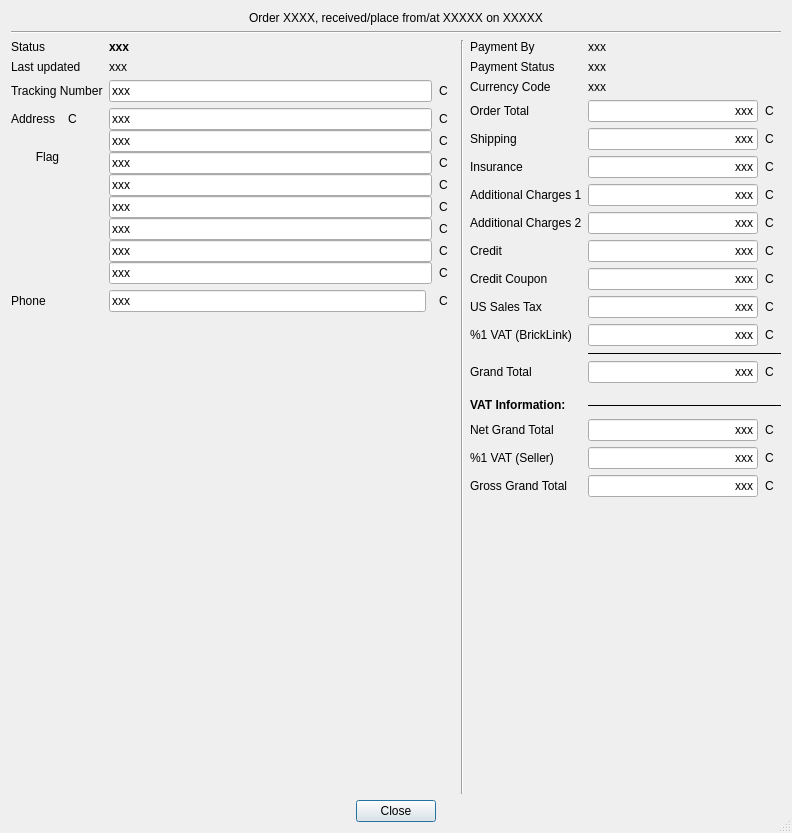
<?xml version="1.0" encoding="UTF-8"?>
<ui version="4.0">
 <class>OrderInformationDialog</class>
 <widget class="QDialog" name="OrderInformationDialog">
  <property name="geometry">
   <rect>
    <x>0</x>
    <y>0</y>
    <width>792</width>
    <height>833</height>
   </rect>
  </property>
  <property name="sizePolicy">
   <sizepolicy hsizetype="Preferred" vsizetype="Preferred">
    <horstretch>0</horstretch>
    <verstretch>0</verstretch>
   </sizepolicy>
  </property>
  <property name="windowTitle">
   <string>Order information</string>
  </property>
  <property name="sizeGripEnabled">
   <bool>true</bool>
  </property>
  <layout class="QVBoxLayout" name="verticalLayout_2">
   <item>
    <widget class="QLabel" name="w_info">
     <property name="sizePolicy">
      <sizepolicy hsizetype="Preferred" vsizetype="Fixed">
       <horstretch>0</horstretch>
       <verstretch>0</verstretch>
      </sizepolicy>
     </property>
     <property name="text">
      <string notr="true">Order XXXX, received/place from/at XXXXX on XXXXX</string>
     </property>
     <property name="textFormat">
      <enum>Qt::RichText</enum>
     </property>
     <property name="alignment">
      <set>Qt::AlignCenter</set>
     </property>
     <property name="textInteractionFlags">
      <set>Qt::LinksAccessibleByMouse|Qt::TextSelectableByMouse</set>
     </property>
    </widget>
   </item>
   <item>
    <widget class="Line" name="line">
     <property name="orientation">
      <enum>Qt::Horizontal</enum>
     </property>
    </widget>
   </item>
   <item>
    <layout class="QHBoxLayout" name="horizontalLayout_3">
     <item>
      <widget class="QWidget" name="widget" native="true">
       <property name="sizePolicy">
        <sizepolicy hsizetype="Preferred" vsizetype="Preferred">
         <horstretch>10</horstretch>
         <verstretch>0</verstretch>
        </sizepolicy>
       </property>
       <layout class="QFormLayout" name="formLayout">
        <property name="sizeConstraint">
         <enum>QLayout::SetNoConstraint</enum>
        </property>
        <property name="leftMargin">
         <number>0</number>
        </property>
        <property name="topMargin">
         <number>0</number>
        </property>
        <property name="rightMargin">
         <number>0</number>
        </property>
        <property name="bottomMargin">
         <number>0</number>
        </property>
        <item row="0" column="0">
         <widget class="QLabel" name="label_15">
          <property name="text">
           <string>Status</string>
          </property>
         </widget>
        </item>
        <item row="0" column="1">
         <widget class="QLabel" name="w_status">
          <property name="font">
           <font>
            <bold>true</bold>
           </font>
          </property>
          <property name="text">
           <string notr="true">xxx</string>
          </property>
          <property name="textInteractionFlags">
           <set>Qt::LinksAccessibleByMouse|Qt::TextSelectableByMouse</set>
          </property>
         </widget>
        </item>
        <item row="1" column="0">
         <widget class="QLabel" name="label_2">
          <property name="text">
           <string>Last updated</string>
          </property>
         </widget>
        </item>
        <item row="1" column="1">
         <widget class="QLabel" name="w_lastUpdated">
          <property name="text">
           <string notr="true">xxx</string>
          </property>
          <property name="textInteractionFlags">
           <set>Qt::LinksAccessibleByMouse|Qt::TextSelectableByMouse</set>
          </property>
         </widget>
        </item>
        <item row="2" column="0">
         <widget class="QLabel" name="label_16">
          <property name="text">
           <string>Tracking Number</string>
          </property>
         </widget>
        </item>
        <item row="2" column="1">
         <layout class="QHBoxLayout" name="horizontalLayout">
          <property name="spacing">
           <number>0</number>
          </property>
          <item>
           <widget class="QLineEdit" name="w_tracking">
            <property name="text">
             <string notr="true">xxx</string>
            </property>
            <property name="readOnly">
             <bool>true</bool>
            </property>
           </widget>
          </item>
          <item>
           <widget class="QToolButton" name="w_trackingCopy">
            <property name="text">
             <string notr="true">C</string>
            </property>
            <property name="icon">
             <iconset theme="edit-copy">
              <normaloff>.</normaloff>.</iconset>
            </property>
            <property name="autoRaise">
             <bool>true</bool>
            </property>
           </widget>
          </item>
         </layout>
        </item>
        <item row="3" column="0">
         <layout class="QGridLayout" name="w_addressLayout">
          <property name="sizeConstraint">
           <enum>QLayout::SetNoConstraint</enum>
          </property>
          <item row="0" column="1">
           <widget class="QToolButton" name="w_addressCopy">
            <property name="text">
             <string notr="true">C</string>
            </property>
            <property name="icon">
             <iconset theme="edit-copy">
              <normaloff>.</normaloff>.</iconset>
            </property>
            <property name="autoRaise">
             <bool>true</bool>
            </property>
           </widget>
          </item>
          <item row="0" column="0">
           <widget class="QLabel" name="label_17">
            <property name="text">
             <string>Address</string>
            </property>
           </widget>
          </item>
          <item row="1" column="0" colspan="2">
           <widget class="QLabel" name="w_countryFlag">
            <property name="text">
             <string notr="true">Flag</string>
            </property>
            <property name="scaledContents">
             <bool>false</bool>
            </property>
            <property name="alignment">
             <set>Qt::AlignCenter</set>
            </property>
           </widget>
          </item>
         </layout>
        </item>
        <item row="3" column="1">
         <layout class="QVBoxLayout" name="verticalLayout">
          <property name="spacing">
           <number>0</number>
          </property>
          <item>
           <layout class="QHBoxLayout" name="horizontalLayout_30">
            <item>
             <widget class="QLineEdit" name="w_address1">
              <property name="text">
               <string notr="true">xxx</string>
              </property>
              <property name="readOnly">
               <bool>true</bool>
              </property>
             </widget>
            </item>
            <item>
             <widget class="QToolButton" name="w_address1Copy">
              <property name="text">
               <string notr="true">C</string>
              </property>
              <property name="icon">
               <iconset theme="edit-copy">
                <normaloff>.</normaloff>.</iconset>
              </property>
              <property name="autoRaise">
               <bool>true</bool>
              </property>
             </widget>
            </item>
           </layout>
          </item>
          <item>
           <layout class="QHBoxLayout" name="horizontalLayout_31">
            <item>
             <widget class="QLineEdit" name="w_address2">
              <property name="text">
               <string notr="true">xxx</string>
              </property>
              <property name="readOnly">
               <bool>true</bool>
              </property>
             </widget>
            </item>
            <item>
             <widget class="QToolButton" name="w_address2Copy">
              <property name="text">
               <string notr="true">C</string>
              </property>
              <property name="icon">
               <iconset theme="edit-copy">
                <normaloff>.</normaloff>.</iconset>
              </property>
              <property name="autoRaise">
               <bool>true</bool>
              </property>
             </widget>
            </item>
           </layout>
          </item>
          <item>
           <layout class="QHBoxLayout" name="horizontalLayout_32">
            <item>
             <widget class="QLineEdit" name="w_address3">
              <property name="text">
               <string notr="true">xxx</string>
              </property>
              <property name="readOnly">
               <bool>true</bool>
              </property>
             </widget>
            </item>
            <item>
             <widget class="QToolButton" name="w_address3Copy">
              <property name="text">
               <string notr="true">C</string>
              </property>
              <property name="icon">
               <iconset theme="edit-copy">
                <normaloff>.</normaloff>.</iconset>
              </property>
              <property name="autoRaise">
               <bool>true</bool>
              </property>
             </widget>
            </item>
           </layout>
          </item>
          <item>
           <layout class="QHBoxLayout" name="horizontalLayout_33">
            <item>
             <widget class="QLineEdit" name="w_address4">
              <property name="text">
               <string notr="true">xxx</string>
              </property>
             </widget>
            </item>
            <item>
             <widget class="QToolButton" name="w_address4Copy">
              <property name="text">
               <string notr="true">C</string>
              </property>
              <property name="icon">
               <iconset theme="edit-copy">
                <normaloff>.</normaloff>.</iconset>
              </property>
              <property name="autoRaise">
               <bool>true</bool>
              </property>
             </widget>
            </item>
           </layout>
          </item>
          <item>
           <layout class="QHBoxLayout" name="horizontalLayout_34">
            <item>
             <widget class="QLineEdit" name="w_address5">
              <property name="text">
               <string notr="true">xxx</string>
              </property>
              <property name="readOnly">
               <bool>true</bool>
              </property>
             </widget>
            </item>
            <item>
             <widget class="QToolButton" name="w_address5Copy">
              <property name="text">
               <string notr="true">C</string>
              </property>
              <property name="icon">
               <iconset theme="edit-copy">
                <normaloff>.</normaloff>.</iconset>
              </property>
              <property name="autoRaise">
               <bool>true</bool>
              </property>
             </widget>
            </item>
           </layout>
          </item>
          <item>
           <layout class="QHBoxLayout" name="horizontalLayout_35">
            <item>
             <widget class="QLineEdit" name="w_address6">
              <property name="text">
               <string notr="true">xxx</string>
              </property>
              <property name="readOnly">
               <bool>true</bool>
              </property>
             </widget>
            </item>
            <item>
             <widget class="QToolButton" name="w_address6Copy">
              <property name="text">
               <string notr="true">C</string>
              </property>
              <property name="icon">
               <iconset theme="edit-copy">
                <normaloff>.</normaloff>.</iconset>
              </property>
              <property name="autoRaise">
               <bool>true</bool>
              </property>
             </widget>
            </item>
           </layout>
          </item>
          <item>
           <layout class="QHBoxLayout" name="horizontalLayout_36">
            <item>
             <widget class="QLineEdit" name="w_address7">
              <property name="text">
               <string notr="true">xxx</string>
              </property>
              <property name="readOnly">
               <bool>true</bool>
              </property>
             </widget>
            </item>
            <item>
             <widget class="QToolButton" name="w_address7Copy">
              <property name="text">
               <string notr="true">C</string>
              </property>
              <property name="icon">
               <iconset theme="edit-copy">
                <normaloff>.</normaloff>.</iconset>
              </property>
              <property name="autoRaise">
               <bool>true</bool>
              </property>
             </widget>
            </item>
           </layout>
          </item>
          <item>
           <layout class="QHBoxLayout" name="horizontalLayout_37">
            <item>
             <widget class="QLineEdit" name="w_address8">
              <property name="text">
               <string notr="true">xxx</string>
              </property>
              <property name="readOnly">
               <bool>true</bool>
              </property>
             </widget>
            </item>
            <item>
             <widget class="QToolButton" name="w_address8Copy">
              <property name="text">
               <string notr="true">C</string>
              </property>
              <property name="icon">
               <iconset theme="edit-copy">
                <normaloff>.</normaloff>.</iconset>
              </property>
              <property name="autoRaise">
               <bool>true</bool>
              </property>
             </widget>
            </item>
           </layout>
          </item>
         </layout>
        </item>
        <item row="4" column="0">
         <widget class="QLabel" name="w_phoneLabel">
          <property name="text">
           <string>Phone</string>
          </property>
         </widget>
        </item>
        <item row="4" column="1">
         <layout class="QHBoxLayout" name="horizontalLayout_4">
          <item>
           <widget class="QLineEdit" name="w_phone">
            <property name="text">
             <string notr="true">xxx</string>
            </property>
            <property name="readOnly">
             <bool>true</bool>
            </property>
           </widget>
          </item>
          <item>
           <widget class="QToolButton" name="w_phoneCopy">
            <property name="text">
             <string notr="true">C</string>
            </property>
            <property name="icon">
             <iconset theme="edit-copy">
              <normaloff>.</normaloff>.</iconset>
            </property>
            <property name="autoRaise">
             <bool>true</bool>
            </property>
           </widget>
          </item>
         </layout>
        </item>
        <item row="5" column="1">
         <spacer name="verticalSpacer">
          <property name="orientation">
           <enum>Qt::Vertical</enum>
          </property>
          <property name="sizeType">
           <enum>QSizePolicy::MinimumExpanding</enum>
          </property>
          <property name="sizeHint" stdset="0">
           <size>
            <width>20</width>
            <height>40</height>
           </size>
          </property>
         </spacer>
        </item>
       </layout>
      </widget>
     </item>
     <item>
      <widget class="Line" name="line_2">
       <property name="orientation">
        <enum>Qt::Vertical</enum>
       </property>
      </widget>
     </item>
     <item>
      <widget class="QWidget" name="widget2" native="true">
       <property name="sizePolicy">
        <sizepolicy hsizetype="Preferred" vsizetype="Preferred">
         <horstretch>7</horstretch>
         <verstretch>0</verstretch>
        </sizepolicy>
       </property>
       <layout class="QFormLayout" name="formLayout_2">
        <property name="leftMargin">
         <number>0</number>
        </property>
        <property name="topMargin">
         <number>0</number>
        </property>
        <property name="rightMargin">
         <number>0</number>
        </property>
        <property name="bottomMargin">
         <number>0</number>
        </property>
        <item row="2" column="0">
         <widget class="QLabel" name="w_currencyCodeLabel">
          <property name="text">
           <string>Currency Code</string>
          </property>
         </widget>
        </item>
        <item row="2" column="1">
         <widget class="QLabel" name="w_currencyCode">
          <property name="text">
           <string notr="true">xxx</string>
          </property>
          <property name="textInteractionFlags">
           <set>Qt::LinksAccessibleByMouse|Qt::TextSelectableByMouse</set>
          </property>
         </widget>
        </item>
        <item row="4" column="0">
         <widget class="QLabel" name="w_orderTotalLabel">
          <property name="text">
           <string>Order Total</string>
          </property>
         </widget>
        </item>
        <item row="4" column="1">
         <layout class="QHBoxLayout" name="horizontalLayout_38">
          <property name="spacing">
           <number>0</number>
          </property>
          <item>
           <widget class="QLineEdit" name="w_total">
            <property name="text">
             <string notr="true">xxx</string>
            </property>
            <property name="alignment">
             <set>Qt::AlignRight|Qt::AlignTrailing|Qt::AlignVCenter</set>
            </property>
            <property name="readOnly">
             <bool>true</bool>
            </property>
           </widget>
          </item>
          <item>
           <widget class="QToolButton" name="w_totalCopy">
            <property name="text">
             <string notr="true">C</string>
            </property>
            <property name="icon">
             <iconset theme="edit-copy">
              <normaloff>.</normaloff>.</iconset>
            </property>
            <property name="autoRaise">
             <bool>true</bool>
            </property>
           </widget>
          </item>
         </layout>
        </item>
        <item row="5" column="0">
         <widget class="QLabel" name="w_shippingLabel">
          <property name="text">
           <string>Shipping</string>
          </property>
         </widget>
        </item>
        <item row="5" column="1">
         <layout class="QHBoxLayout" name="horizontalLayout_24">
          <property name="spacing">
           <number>0</number>
          </property>
          <item>
           <widget class="QLineEdit" name="w_shipping">
            <property name="text">
             <string notr="true">xxx</string>
            </property>
            <property name="alignment">
             <set>Qt::AlignRight|Qt::AlignTrailing|Qt::AlignVCenter</set>
            </property>
            <property name="readOnly">
             <bool>true</bool>
            </property>
           </widget>
          </item>
          <item>
           <widget class="QToolButton" name="w_shippingCopy">
            <property name="text">
             <string notr="true">C</string>
            </property>
            <property name="icon">
             <iconset theme="edit-copy">
              <normaloff>.</normaloff>.</iconset>
            </property>
            <property name="autoRaise">
             <bool>true</bool>
            </property>
           </widget>
          </item>
         </layout>
        </item>
        <item row="6" column="0">
         <widget class="QLabel" name="w_insuranceLabel">
          <property name="text">
           <string>Insurance</string>
          </property>
         </widget>
        </item>
        <item row="6" column="1">
         <layout class="QHBoxLayout" name="horizontalLayout_25">
          <property name="spacing">
           <number>0</number>
          </property>
          <item>
           <widget class="QLineEdit" name="w_insurance">
            <property name="text">
             <string notr="true">xxx</string>
            </property>
            <property name="alignment">
             <set>Qt::AlignRight|Qt::AlignTrailing|Qt::AlignVCenter</set>
            </property>
            <property name="readOnly">
             <bool>true</bool>
            </property>
           </widget>
          </item>
          <item>
           <widget class="QToolButton" name="w_insuranceCopy">
            <property name="text">
             <string notr="true">C</string>
            </property>
            <property name="icon">
             <iconset theme="edit-copy">
              <normaloff>.</normaloff>.</iconset>
            </property>
            <property name="autoRaise">
             <bool>true</bool>
            </property>
           </widget>
          </item>
         </layout>
        </item>
        <item row="7" column="0">
         <widget class="QLabel" name="w_addCharges1Label">
          <property name="text">
           <string>Additional Charges 1</string>
          </property>
         </widget>
        </item>
        <item row="7" column="1">
         <layout class="QHBoxLayout" name="horizontalLayout_27">
          <property name="spacing">
           <number>0</number>
          </property>
          <item>
           <widget class="QLineEdit" name="w_addCharges1">
            <property name="text">
             <string notr="true">xxx</string>
            </property>
            <property name="alignment">
             <set>Qt::AlignRight|Qt::AlignTrailing|Qt::AlignVCenter</set>
            </property>
            <property name="readOnly">
             <bool>true</bool>
            </property>
           </widget>
          </item>
          <item>
           <widget class="QToolButton" name="w_addCharges1Copy">
            <property name="text">
             <string notr="true">C</string>
            </property>
            <property name="icon">
             <iconset theme="edit-copy">
              <normaloff>.</normaloff>.</iconset>
            </property>
            <property name="autoRaise">
             <bool>true</bool>
            </property>
           </widget>
          </item>
         </layout>
        </item>
        <item row="8" column="0">
         <widget class="QLabel" name="w_addCharges2Label">
          <property name="text">
           <string>Additional Charges 2</string>
          </property>
         </widget>
        </item>
        <item row="8" column="1">
         <layout class="QHBoxLayout" name="horizontalLayout_40">
          <property name="spacing">
           <number>0</number>
          </property>
          <item>
           <widget class="QLineEdit" name="w_addCharges2">
            <property name="text">
             <string notr="true">xxx</string>
            </property>
            <property name="alignment">
             <set>Qt::AlignRight|Qt::AlignTrailing|Qt::AlignVCenter</set>
            </property>
            <property name="readOnly">
             <bool>true</bool>
            </property>
           </widget>
          </item>
          <item>
           <widget class="QToolButton" name="w_addCharges2Copy">
            <property name="text">
             <string notr="true">C</string>
            </property>
            <property name="icon">
             <iconset theme="edit-copy">
              <normaloff>.</normaloff>.</iconset>
            </property>
            <property name="autoRaise">
             <bool>true</bool>
            </property>
           </widget>
          </item>
         </layout>
        </item>
        <item row="9" column="0">
         <widget class="QLabel" name="w_creditLabel">
          <property name="text">
           <string>Credit</string>
          </property>
         </widget>
        </item>
        <item row="9" column="1">
         <layout class="QHBoxLayout" name="horizontalLayout_39">
          <property name="spacing">
           <number>0</number>
          </property>
          <item>
           <widget class="QLineEdit" name="w_credit">
            <property name="text">
             <string notr="true">xxx</string>
            </property>
            <property name="alignment">
             <set>Qt::AlignRight|Qt::AlignTrailing|Qt::AlignVCenter</set>
            </property>
            <property name="readOnly">
             <bool>true</bool>
            </property>
           </widget>
          </item>
          <item>
           <widget class="QToolButton" name="w_creditCopy">
            <property name="text">
             <string notr="true">C</string>
            </property>
            <property name="icon">
             <iconset theme="edit-copy">
              <normaloff>.</normaloff>.</iconset>
            </property>
            <property name="autoRaise">
             <bool>true</bool>
            </property>
           </widget>
          </item>
         </layout>
        </item>
        <item row="10" column="0">
         <widget class="QLabel" name="w_creditCouponLabel">
          <property name="text">
           <string>Credit Coupon</string>
          </property>
         </widget>
        </item>
        <item row="10" column="1">
         <layout class="QHBoxLayout" name="horizontalLayout_43">
          <property name="spacing">
           <number>0</number>
          </property>
          <item>
           <widget class="QLineEdit" name="w_creditCoupon">
            <property name="text">
             <string notr="true">xxx</string>
            </property>
            <property name="alignment">
             <set>Qt::AlignRight|Qt::AlignTrailing|Qt::AlignVCenter</set>
            </property>
            <property name="readOnly">
             <bool>true</bool>
            </property>
           </widget>
          </item>
          <item>
           <widget class="QToolButton" name="w_creditCouponCopy">
            <property name="text">
             <string notr="true">C</string>
            </property>
            <property name="icon">
             <iconset theme="edit-copy">
              <normaloff>.</normaloff>.</iconset>
            </property>
            <property name="autoRaise">
             <bool>true</bool>
            </property>
           </widget>
          </item>
         </layout>
        </item>
        <item row="11" column="0">
         <widget class="QLabel" name="w_salesTaxLabel">
          <property name="text">
           <string>US Sales Tax</string>
          </property>
         </widget>
        </item>
        <item row="11" column="1">
         <layout class="QHBoxLayout" name="horizontalLayout_46">
          <property name="spacing">
           <number>0</number>
          </property>
          <item>
           <widget class="QLineEdit" name="w_salesTax">
            <property name="text">
             <string notr="true">xxx</string>
            </property>
            <property name="alignment">
             <set>Qt::AlignRight|Qt::AlignTrailing|Qt::AlignVCenter</set>
            </property>
            <property name="readOnly">
             <bool>true</bool>
            </property>
           </widget>
          </item>
          <item>
           <widget class="QToolButton" name="w_salesTaxCopy">
            <property name="text">
             <string notr="true">C</string>
            </property>
            <property name="icon">
             <iconset theme="edit-copy">
              <normaloff>.</normaloff>.</iconset>
            </property>
            <property name="autoRaise">
             <bool>true</bool>
            </property>
           </widget>
          </item>
         </layout>
        </item>
        <item row="13" column="1">
         <widget class="Line" name="line_3">
          <property name="sizePolicy">
           <sizepolicy hsizetype="MinimumExpanding" vsizetype="Fixed">
            <horstretch>10</horstretch>
            <verstretch>0</verstretch>
           </sizepolicy>
          </property>
          <property name="frameShadow">
           <enum>QFrame::Plain</enum>
          </property>
          <property name="orientation">
           <enum>Qt::Horizontal</enum>
          </property>
         </widget>
        </item>
        <item row="14" column="0">
         <widget class="QLabel" name="w_grandTotalLabel">
          <property name="text">
           <string>Grand Total</string>
          </property>
         </widget>
        </item>
        <item row="14" column="1">
         <layout class="QHBoxLayout" name="horizontalLayout_49">
          <property name="spacing">
           <number>0</number>
          </property>
          <item>
           <widget class="QLineEdit" name="w_grandTotal">
            <property name="text">
             <string notr="true">xxx</string>
            </property>
            <property name="alignment">
             <set>Qt::AlignRight|Qt::AlignTrailing|Qt::AlignVCenter</set>
            </property>
            <property name="readOnly">
             <bool>true</bool>
            </property>
           </widget>
          </item>
          <item>
           <widget class="QToolButton" name="w_grandTotalCopy">
            <property name="text">
             <string notr="true">C</string>
            </property>
            <property name="icon">
             <iconset theme="edit-copy">
              <normaloff>.</normaloff>.</iconset>
            </property>
            <property name="autoRaise">
             <bool>true</bool>
            </property>
           </widget>
          </item>
         </layout>
        </item>
        <item row="16" column="0">
         <widget class="QLabel" name="w_vatInfoLabel">
          <property name="font">
           <font>
            <bold>true</bold>
           </font>
          </property>
          <property name="frameShape">
           <enum>QFrame::NoFrame</enum>
          </property>
          <property name="text">
           <string>VAT Information:</string>
          </property>
         </widget>
        </item>
        <item row="17" column="0">
         <widget class="QLabel" name="w_netGrandTotalLabel">
          <property name="text">
           <string>Net Grand Total</string>
          </property>
         </widget>
        </item>
        <item row="17" column="1">
         <layout class="QHBoxLayout" name="horizontalLayout_6">
          <property name="spacing">
           <number>0</number>
          </property>
          <item>
           <widget class="QLineEdit" name="w_netGrandTotal">
            <property name="text">
             <string notr="true">xxx</string>
            </property>
            <property name="alignment">
             <set>Qt::AlignRight|Qt::AlignTrailing|Qt::AlignVCenter</set>
            </property>
            <property name="readOnly">
             <bool>true</bool>
            </property>
           </widget>
          </item>
          <item>
           <widget class="QToolButton" name="w_netGrandTotalCopy">
            <property name="text">
             <string notr="true">C</string>
            </property>
            <property name="icon">
             <iconset theme="edit-copy">
              <normaloff>.</normaloff>.</iconset>
            </property>
            <property name="autoRaise">
             <bool>true</bool>
            </property>
           </widget>
          </item>
         </layout>
        </item>
        <item row="18" column="0">
         <widget class="QLabel" name="w_vatSellerLabel">
          <property name="text">
           <string comment="x% VAT (Seller or BrickLink)">%1 VAT (Seller)</string>
          </property>
         </widget>
        </item>
        <item row="18" column="1">
         <layout class="QHBoxLayout" name="horizontalLayout_44">
          <property name="spacing">
           <number>0</number>
          </property>
          <item>
           <widget class="QLineEdit" name="w_vatSeller">
            <property name="text">
             <string notr="true">xxx</string>
            </property>
            <property name="alignment">
             <set>Qt::AlignRight|Qt::AlignTrailing|Qt::AlignVCenter</set>
            </property>
            <property name="readOnly">
             <bool>true</bool>
            </property>
           </widget>
          </item>
          <item>
           <widget class="QToolButton" name="w_vatSellerCopy">
            <property name="text">
             <string notr="true">C</string>
            </property>
            <property name="icon">
             <iconset theme="edit-copy">
              <normaloff>.</normaloff>.</iconset>
            </property>
            <property name="autoRaise">
             <bool>true</bool>
            </property>
           </widget>
          </item>
         </layout>
        </item>
        <item row="19" column="0">
         <widget class="QLabel" name="w_grossGrandTotalLabel">
          <property name="text">
           <string>Gross Grand Total</string>
          </property>
         </widget>
        </item>
        <item row="19" column="1">
         <layout class="QHBoxLayout" name="horizontalLayout_5">
          <property name="spacing">
           <number>0</number>
          </property>
          <item>
           <widget class="QLineEdit" name="w_grossGrandTotal">
            <property name="text">
             <string notr="true">xxx</string>
            </property>
            <property name="alignment">
             <set>Qt::AlignRight|Qt::AlignTrailing|Qt::AlignVCenter</set>
            </property>
            <property name="readOnly">
             <bool>true</bool>
            </property>
           </widget>
          </item>
          <item>
           <widget class="QToolButton" name="w_grossGrandTotalCopy">
            <property name="text">
             <string notr="true">C</string>
            </property>
            <property name="icon">
             <iconset theme="edit-copy">
              <normaloff>.</normaloff>.</iconset>
            </property>
            <property name="autoRaise">
             <bool>true</bool>
            </property>
           </widget>
          </item>
         </layout>
        </item>
        <item row="16" column="1">
         <widget class="QLabel" name="w_vatSeparator">
          <property name="frameShape">
           <enum>QFrame::HLine</enum>
          </property>
          <property name="text">
           <string notr="true"/>
          </property>
         </widget>
        </item>
        <item row="12" column="1">
         <layout class="QHBoxLayout" name="horizontalLayout_7">
          <property name="spacing">
           <number>0</number>
          </property>
          <item>
           <widget class="QLineEdit" name="w_vatBL">
            <property name="text">
             <string notr="true">xxx</string>
            </property>
            <property name="alignment">
             <set>Qt::AlignRight|Qt::AlignTrailing|Qt::AlignVCenter</set>
            </property>
            <property name="readOnly">
             <bool>true</bool>
            </property>
           </widget>
          </item>
          <item>
           <widget class="QToolButton" name="w_vatBLCopy">
            <property name="text">
             <string notr="true">C</string>
            </property>
            <property name="icon">
             <iconset theme="edit-copy">
              <normaloff>.</normaloff>.</iconset>
            </property>
            <property name="autoRaise">
             <bool>true</bool>
            </property>
           </widget>
          </item>
         </layout>
        </item>
        <item row="12" column="0">
         <widget class="QLabel" name="w_vatBLLabel">
          <property name="text">
           <string>%1 VAT (BrickLink)</string>
          </property>
         </widget>
        </item>
        <item row="15" column="1">
         <spacer name="verticalSpacer_2">
          <property name="orientation">
           <enum>Qt::Vertical</enum>
          </property>
          <property name="sizeType">
           <enum>QSizePolicy::Fixed</enum>
          </property>
          <property name="sizeHint" stdset="0">
           <size>
            <width>20</width>
            <height>2</height>
           </size>
          </property>
         </spacer>
        </item>
        <item row="0" column="0">
         <widget class="QLabel" name="label_x">
          <property name="text">
           <string>Payment By</string>
          </property>
         </widget>
        </item>
        <item row="1" column="0">
         <widget class="QLabel" name="w_paymentStatusLabel">
          <property name="text">
           <string>Payment Status</string>
          </property>
         </widget>
        </item>
        <item row="0" column="1">
         <widget class="QLabel" name="w_paymentType">
          <property name="text">
           <string notr="true">xxx</string>
          </property>
          <property name="textInteractionFlags">
           <set>Qt::LinksAccessibleByMouse|Qt::TextSelectableByMouse</set>
          </property>
         </widget>
        </item>
        <item row="1" column="1">
         <widget class="QLabel" name="w_paymentStatus">
          <property name="text">
           <string notr="true">xxx</string>
          </property>
          <property name="textInteractionFlags">
           <set>Qt::LinksAccessibleByMouse|Qt::TextSelectableByMouse</set>
          </property>
         </widget>
        </item>
       </layout>
      </widget>
     </item>
    </layout>
   </item>
   <item>
    <widget class="QDialogButtonBox" name="w_buttons">
     <property name="orientation">
      <enum>Qt::Horizontal</enum>
     </property>
     <property name="standardButtons">
      <set>QDialogButtonBox::Close</set>
     </property>
     <property name="centerButtons">
      <bool>true</bool>
     </property>
    </widget>
   </item>
  </layout>
 </widget>
 <resources/>
 <connections>
  <connection>
   <sender>w_buttons</sender>
   <signal>accepted()</signal>
   <receiver>OrderInformationDialog</receiver>
   <slot>accept()</slot>
   <hints>
    <hint type="sourcelabel">
     <x>227</x>
     <y>377</y>
    </hint>
    <hint type="destinationlabel">
     <x>157</x>
     <y>274</y>
    </hint>
   </hints>
  </connection>
  <connection>
   <sender>w_buttons</sender>
   <signal>rejected()</signal>
   <receiver>OrderInformationDialog</receiver>
   <slot>reject()</slot>
   <hints>
    <hint type="sourcelabel">
     <x>295</x>
     <y>383</y>
    </hint>
    <hint type="destinationlabel">
     <x>286</x>
     <y>274</y>
    </hint>
   </hints>
  </connection>
 </connections>
</ui>
